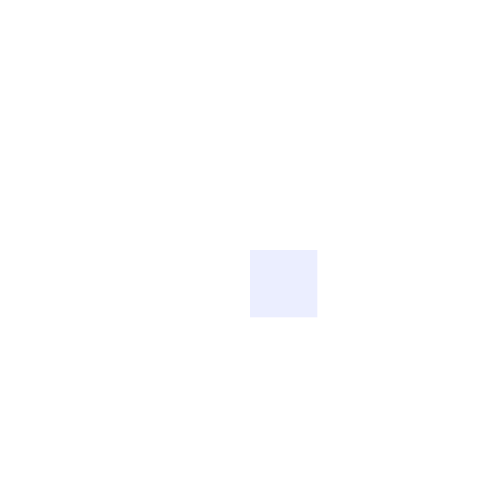
Frame 1 (no input)
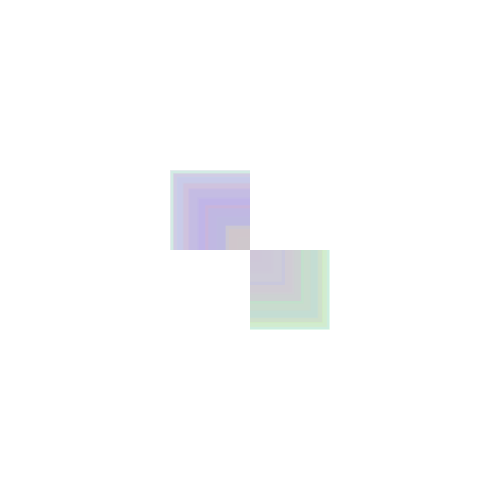
Frame 60 (the mouse pressed at the canvas centre just before this capture)
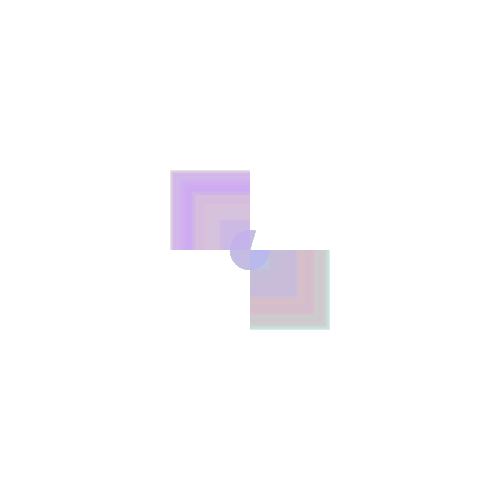
Frame 120 (the mouse held since frame 60 and released just before this capture)

The Processing sketch that drew these frames (run headless with seeded random() and noise(); from frame 60 on, the mouse is pressed at the canvas centre):

// Processing sketch: processing_103813
// ── processing_103813.pde

int counter;

void setup() {  //setup function called initially, only once
  size(500, 500);
  background(255);  //set background white
  colorMode(HSB);   //set colors to Hue, Saturation, Brightness mode
  counter = 0;
}

void draw() {  //draw function loops 
  counter++;
  noStroke();
  fill(random(255),100,255,50);
  
  if(mousePressed == true) { //add some interaction
    //ellipse(mouseX, mouseY, 20, 20);
    arc(mouseX, mouseY, 40, 40, 0, 5);
  }
  
   rect(width/2, height/2, 80*sin(counter), 80*sin(counter));
  
}
